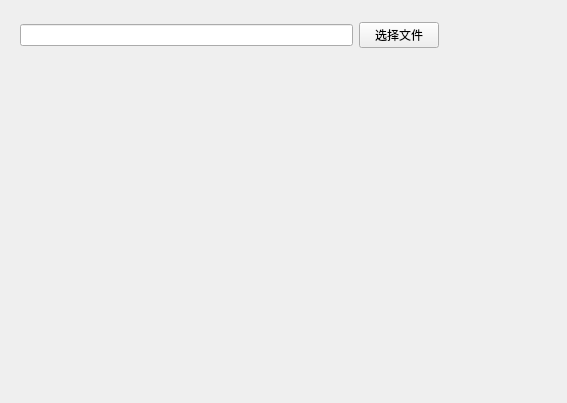
<?xml version="1.0" encoding="UTF-8"?>
<ui version="4.0">
 <class>Widget</class>
 <widget class="QWidget" name="Widget">
  <property name="geometry">
   <rect>
    <x>0</x>
    <y>0</y>
    <width>567</width>
    <height>403</height>
   </rect>
  </property>
  <property name="windowTitle">
   <string>Widget</string>
  </property>
  <widget class="QWidget" name="">
   <property name="geometry">
    <rect>
     <x>20</x>
     <y>10</y>
     <width>419</width>
     <height>51</height>
    </rect>
   </property>
   <layout class="QHBoxLayout" name="horizontalLayout">
    <item>
     <widget class="QLineEdit" name="lineEdit"/>
    </item>
    <item>
     <widget class="QPushButton" name="pushButton">
      <property name="text">
       <string>选择文件</string>
      </property>
     </widget>
    </item>
   </layout>
  </widget>
 </widget>
 <resources/>
 <connections/>
</ui>
